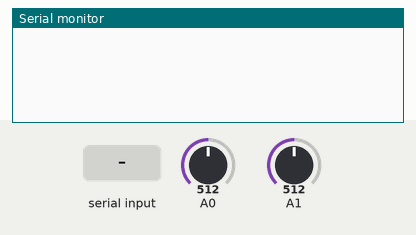
Simulated run of this sketch. Board: Arduino Uno, built with avr-gcc and run on an emulated ATmega328P. Parts: the last lines printed to the serial monitor. The test bench sets the inputs (shaded band); at power-on: A0 = 512, A1 = 512. EEPROM starts erased.

Above: at 1.2 s.
1.3 s: "measureVoltages,1\n" received over Serial
At 2.8 s:
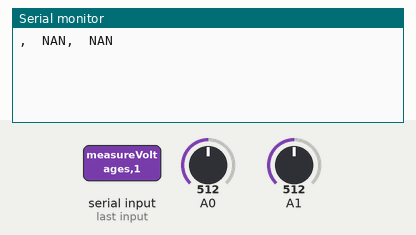
3.8 s: "measureValues,1\n" received over Serial
At 5.8 s:
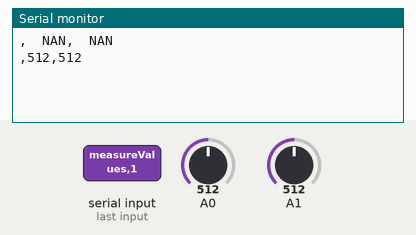
6.3 s: "getDataHeaders,1\n" received over Serial
At 7.8 s:
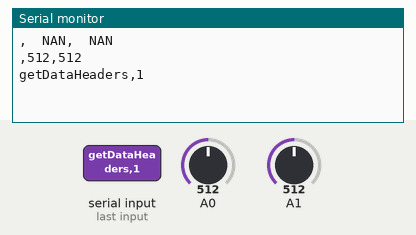
8.8 s: "getCorrection,1\n" received over Serial
At 10.8 s:
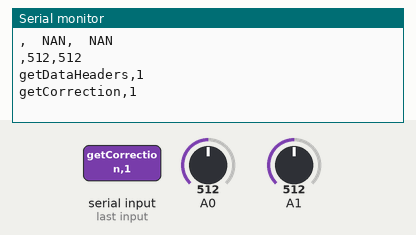
11.3 s: "setCorrection,1\n" received over Serial
At 13.5 s:
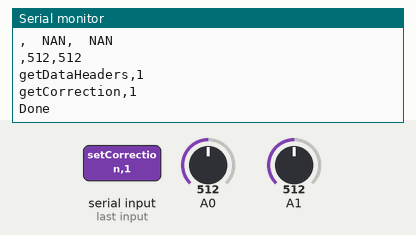
13.8 s: "getDataHeaders" received over Serial
At 15.7 s:
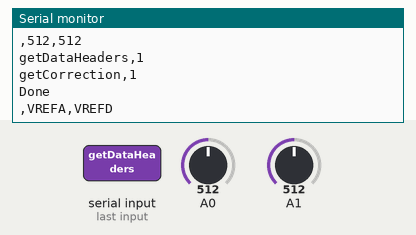

Measured:
- after the input at 1.3 s, the serial monitor: prints a new line after 1.0 s (image 1)
- after the input at 3.8 s, the serial monitor: prints a new line after 1.0 s (image 2)
- after the input at 6.3 s, the serial monitor: prints a new line after 1.0 s (image 3)
- after the input at 8.8 s, the serial monitor: prints a new line after 1.0 s (image 4)
- after the input at 11.3 s, the serial monitor: prints a new line after 1.0 s (image 5)
- after the input at 13.8 s, the serial monitor: prints a new line after 1.0 s (image 6)

The sketch:

ArduinoCOM.ino
```cpp
#include <EEPROM.h>

String analogPinNames[NUM_ANALOG_INPUTS] = {"VREFA","VREFD","","","",""};
// String analogPinNames[NUM_ANALOG_INPUTS] = {"","VINA","VDDA","VOFS","VIND","VDDD"};
float LinearCorrectionDivisor = 0.0;//Slope of Measured value vs Supplied Voltage data (200.61 for 6 pin Arduino 205.37 for 5 pin arduino)
float LinearCorrectionOffSet =  0.0;//Negative Y Intercept of trend line on Measured value vs Supplied Voltage (1.7021 for 6 pin Arduino 5.1606 for 5 pin Arduino)

void setup() {
  EEPROM.get(0,LinearCorrectionDivisor);
  EEPROM.get(4,LinearCorrectionOffSet);
  Serial.begin(9600);
}

void loop() {
  while(Serial.available()>0){
    String message = Serial.readString();
    if(message.substring(0,15) == "measureVoltages"){
      for(int i = 0;i < NUM_ANALOG_INPUTS;i++){
        if(analogPinNames[i] != ""){
          int analogVal = analogRead(i+A0);
          if(analogVal == 0){
            Serial.print("," + String(0.0,3));
          }
          else{
            Serial.print("," + String(((analogVal)+LinearCorrectionOffSet)/LinearCorrectionDivisor,3));
          }
        }
      }
      Serial.println();
    }
    else if(message.substring(0,13) == "measureValues"){
      for(int i = 0;i < NUM_ANALOG_INPUTS;i++){
        if(analogPinNames[i] != ""){
          int analogVal = analogRead(i+A0);
          Serial.print("," + String(analogVal));
        }
      }
      Serial.println();
    }
    else if(message == "getDataHeaders"){
      //Serial.println(",VREFA,VREFD");//For 6 pin
      for(int i = 0; i < NUM_ANALOG_INPUTS; i++){
        if(analogPinNames[i] != ""){
          Serial.print(",");
          Serial.print(analogPinNames[i]);
        }
      }
      Serial.println();
    }
    else if(message == "getCorrection"){
      float slope = 0.0;
      float y_int = 0.0;
      Serial.print("MeasuredVal = Voltage*");
      EEPROM.get(0,slope);
      EEPROM.get(4,y_int);
      Serial.print(slope,5);
      Serial.print("-");
      Serial.println(y_int,5);
    }
    else if(message.substring(0,13) == "setCorrection"){
      int delIndex = message.indexOf(',');
      EEPROM.put(0,message.substring(13,delIndex).toFloat());
      EEPROM.put(4,message.substring(delIndex+1).toFloat());
      Serial.println("Done");
    }
    else{
      Serial.println(message);
    }
  }
}
```
